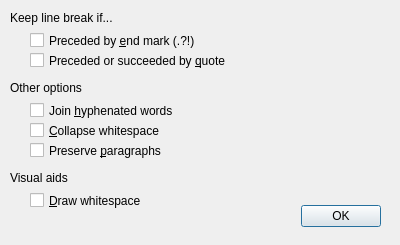
<?xml version="1.0" encoding="UTF-8"?>
<ui version="4.0">
 <class>OutputPostprocDialog</class>
 <widget class="QDialog" name="OutputPostprocDialog">
  <property name="geometry">
   <rect>
    <x>0</x>
    <y>0</y>
    <width>400</width>
    <height>245</height>
   </rect>
  </property>
  <property name="windowTitle">
   <string>Output Postprocessing</string>
  </property>
  <widget class="QDialogButtonBox" name="buttonBox">
   <property name="geometry">
    <rect>
     <x>40</x>
     <y>200</y>
     <width>341</width>
     <height>32</height>
    </rect>
   </property>
   <property name="focusPolicy">
    <enum>Qt::TabFocus</enum>
   </property>
   <property name="orientation">
    <enum>Qt::Horizontal</enum>
   </property>
   <property name="standardButtons">
    <set>QDialogButtonBox::Ok</set>
   </property>
  </widget>
  <widget class="QCheckBox" name="checkBox_KeepQuote">
   <property name="geometry">
    <rect>
     <x>30</x>
     <y>50</y>
     <width>301</width>
     <height>21</height>
    </rect>
   </property>
   <property name="text">
    <string>Preceded or succeeded by &amp;quote</string>
   </property>
  </widget>
  <widget class="QCheckBox" name="checkBox_KeepEndMark">
   <property name="geometry">
    <rect>
     <x>30</x>
     <y>30</y>
     <width>201</width>
     <height>21</height>
    </rect>
   </property>
   <property name="text">
    <string>Preceded by &amp;end mark (.?!)</string>
   </property>
  </widget>
  <widget class="QCheckBox" name="checkBox_JoinHyphen">
   <property name="geometry">
    <rect>
     <x>30</x>
     <y>100</y>
     <width>271</width>
     <height>21</height>
    </rect>
   </property>
   <property name="toolTip">
    <string>Highlight characters that are not Latin-1.&lt;br&gt;For computer text.</string>
   </property>
   <property name="text">
    <string>Join &amp;hyphenated words</string>
   </property>
  </widget>
  <widget class="QCheckBox" name="checkBox_CollapseSpaces">
   <property name="geometry">
    <rect>
     <x>30</x>
     <y>120</y>
     <width>261</width>
     <height>21</height>
    </rect>
   </property>
   <property name="toolTip">
    <string>Highlight words that are inconsistent with the font size.&lt;br&gt;Right click Output tree item and select &quot;Trim&quot; to fix. See also Normalize. (Ctrl-T)</string>
   </property>
   <property name="text">
    <string>&amp;Collapse whitespace</string>
   </property>
  </widget>
  <widget class="QCheckBox" name="checkBox_KeepParagraphs">
   <property name="geometry">
    <rect>
     <x>30</x>
     <y>140</y>
     <width>241</width>
     <height>21</height>
    </rect>
   </property>
   <property name="text">
    <string>Preserve &amp;paragraphs</string>
   </property>
  </widget>
  <widget class="QCheckBox" name="checkBox_DrawWhitespace">
   <property name="geometry">
    <rect>
     <x>30</x>
     <y>190</y>
     <width>191</width>
     <height>21</height>
    </rect>
   </property>
   <property name="text">
    <string>&amp;Draw whitespace</string>
   </property>
  </widget>
  <widget class="QLabel" name="label">
   <property name="geometry">
    <rect>
     <x>10</x>
     <y>10</y>
     <width>131</width>
     <height>16</height>
    </rect>
   </property>
   <property name="text">
    <string>Keep line break if...</string>
   </property>
  </widget>
  <widget class="QLabel" name="label_2">
   <property name="geometry">
    <rect>
     <x>10</x>
     <y>80</y>
     <width>101</width>
     <height>16</height>
    </rect>
   </property>
   <property name="text">
    <string>Other options</string>
   </property>
  </widget>
  <widget class="QLabel" name="label_3">
   <property name="geometry">
    <rect>
     <x>10</x>
     <y>170</y>
     <width>101</width>
     <height>16</height>
    </rect>
   </property>
   <property name="text">
    <string>Visual aids</string>
   </property>
  </widget>
 </widget>
 <tabstops>
  <tabstop>checkBox_KeepEndMark</tabstop>
  <tabstop>checkBox_KeepQuote</tabstop>
  <tabstop>checkBox_JoinHyphen</tabstop>
  <tabstop>checkBox_CollapseSpaces</tabstop>
  <tabstop>checkBox_KeepParagraphs</tabstop>
  <tabstop>checkBox_DrawWhitespace</tabstop>
  <tabstop>buttonBox</tabstop>
 </tabstops>
 <resources>
  <include location="gimagereader.qrc"/>
 </resources>
 <connections>
  <connection>
   <sender>buttonBox</sender>
   <signal>accepted()</signal>
   <receiver>OutputPostprocDialog</receiver>
   <slot>accept()</slot>
   <hints>
    <hint type="sourcelabel">
     <x>248</x>
     <y>254</y>
    </hint>
    <hint type="destinationlabel">
     <x>157</x>
     <y>274</y>
    </hint>
   </hints>
  </connection>
  <connection>
   <sender>buttonBox</sender>
   <signal>rejected()</signal>
   <receiver>OutputPostprocDialog</receiver>
   <slot>reject()</slot>
   <hints>
    <hint type="sourcelabel">
     <x>316</x>
     <y>260</y>
    </hint>
    <hint type="destinationlabel">
     <x>286</x>
     <y>274</y>
    </hint>
   </hints>
  </connection>
 </connections>
</ui>
